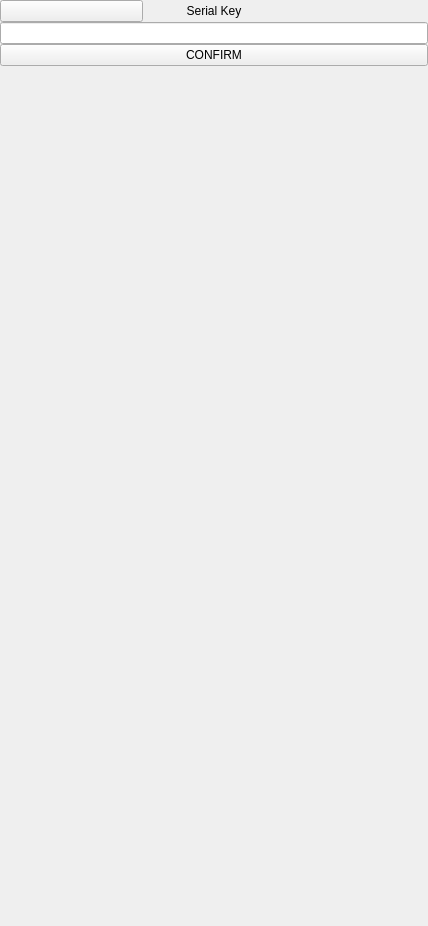
<?xml version="1.0" encoding="UTF-8"?>
<ui version="4.0">
 <class>SerialInput</class>
 <widget class="QWidget" name="SerialInput">
  <property name="geometry">
   <rect>
    <x>0</x>
    <y>0</y>
    <width>428</width>
    <height>926</height>
   </rect>
  </property>
  <property name="windowTitle">
   <string>Form</string>
  </property>
  <layout class="QVBoxLayout" name="verticalLayout">
   <property name="spacing">
    <number>0</number>
   </property>
   <property name="leftMargin">
    <number>0</number>
   </property>
   <property name="topMargin">
    <number>0</number>
   </property>
   <property name="rightMargin">
    <number>0</number>
   </property>
   <property name="bottomMargin">
    <number>0</number>
   </property>
   <item>
    <widget class="KelGuiWidget" name="Background">
     <property name="cssStyle">
      <string>backgroundcolor</string>
     </property>
     <layout class="QHBoxLayout" name="horizontalLayout">
      <property name="spacing">
       <number>0</number>
      </property>
      <property name="leftMargin">
       <number>0</number>
      </property>
      <property name="topMargin">
       <number>0</number>
      </property>
      <property name="rightMargin">
       <number>0</number>
      </property>
      <property name="bottomMargin">
       <number>0</number>
      </property>
      <item>
       <widget class="KelGuiWidget" name="MainWidget">
        <property name="cssStyle">
         <string>base-widget nobackground</string>
        </property>
        <layout class="QVBoxLayout" name="verticalLayout_2">
         <property name="spacing">
          <number>0</number>
         </property>
         <property name="leftMargin">
          <number>0</number>
         </property>
         <property name="topMargin">
          <number>0</number>
         </property>
         <property name="rightMargin">
          <number>0</number>
         </property>
         <property name="bottomMargin">
          <number>0</number>
         </property>
         <item>
          <widget class="KelGuiWidget" name="kelGuiWidget_2">
           <property name="cssStyle">
            <string>serin-top-content-spacer nobackground</string>
           </property>
          </widget>
         </item>
         <item>
          <widget class="KelGuiWidget" name="kelGuiWidget_6">
           <property name="cssStyle">
            <string>nobackground</string>
           </property>
           <layout class="QHBoxLayout" name="horizontalLayout_4">
            <property name="spacing">
             <number>0</number>
            </property>
            <property name="leftMargin">
             <number>0</number>
            </property>
            <property name="topMargin">
             <number>0</number>
            </property>
            <property name="rightMargin">
             <number>0</number>
            </property>
            <property name="bottomMargin">
             <number>0</number>
            </property>
            <item>
             <widget class="KelGuiPushButton" name="btnReturn">
              <property name="style">
               <enum>KelGuiPushButton::Custom</enum>
              </property>
              <property name="custom">
               <url>
                <string>qrc:/gui/ui/asset/ic_close.png</string>
               </url>
              </property>
              <property name="customHover">
               <url>
                <string>qrc:/gui/ui/asset/ic_close.png</string>
               </url>
              </property>
              <property name="customPushed">
               <url>
                <string>qrc:/gui/ui/asset/ic_close.png</string>
               </url>
              </property>
              <property name="cssStyle" stdset="0">
               <string>cwb_close-btn nobackground</string>
              </property>
             </widget>
            </item>
            <item>
             <widget class="KelGuiLabel" name="lTitle">
              <property name="text">
               <string>Serial Key</string>
              </property>
              <property name="alignment">
               <set>Qt::AlignCenter</set>
              </property>
              <property name="cssStyle">
               <string>serin-title-text normalbold font24 darkblue lato noborder nobackground</string>
              </property>
             </widget>
            </item>
            <item>
             <widget class="KelGuiWidget" name="kelGuiWidget_7">
              <property name="cssStyle">
               <string>cwb_close-btn nobackground</string>
              </property>
             </widget>
            </item>
           </layout>
          </widget>
         </item>
         <item>
          <widget class="KelGuiWidget" name="kelGuiWidget_8">
           <property name="cssStyle">
            <string>serin-bottom-content-spacer nobackground</string>
           </property>
          </widget>
         </item>
         <item>
          <widget class="KelGuiSeparator" name="kelGuiSeparator"/>
         </item>
         <item>
          <widget class="KelGuiButton" name="btnSerial">
           <property name="cssStyle">
            <string>cwb_height nobackground noborder</string>
           </property>
           <property name="buttonStyle" stdset="0">
            <enum>KelGuiButton::EditTopMainBottomSub</enum>
           </property>
           <property name="mainText">
            <string>____-____-____-____</string>
           </property>
           <property name="subText">
            <string>insert serial key</string>
           </property>
           <property name="mainCssClass">
            <string>darkblue normalbold font20 nobackground noborder</string>
           </property>
           <property name="subCssClass">
            <string>gray uppercase font12 nobackground noborder</string>
           </property>
           <property name="leftCssClass">
            <string>darkblue normalbold font30 nobackground noborder</string>
           </property>
           <property name="separator">
            <bool>true</bool>
           </property>
          </widget>
         </item>
         <item>
          <widget class="KelGuiLineEdit" name="editSerial">
           <property name="maxLength">
            <number>19</number>
           </property>
           <property name="cssStyle">
            <string>nobackground</string>
           </property>
          </widget>
         </item>
         <item>
          <widget class="KelGuiWidget" name="kelGuiWidget_5">
           <property name="cssStyle">
            <string>serin-top-content-spacer nobackground</string>
           </property>
          </widget>
         </item>
         <item>
          <widget class="KelGuiWidget" name="kelGuiWidget_4">
           <property name="cssStyle">
            <string>nobackground</string>
           </property>
           <layout class="QHBoxLayout" name="horizontalLayout_3">
            <property name="spacing">
             <number>0</number>
            </property>
            <property name="leftMargin">
             <number>0</number>
            </property>
            <property name="topMargin">
             <number>0</number>
            </property>
            <property name="rightMargin">
             <number>0</number>
            </property>
            <property name="bottomMargin">
             <number>0</number>
            </property>
            <item>
             <widget class="KelGuiPushButton" name="btnConfirm">
              <property name="text">
               <string>CONFIRM</string>
              </property>
             </widget>
            </item>
           </layout>
          </widget>
         </item>
         <item>
          <widget class="KelGuiWidget" name="kelGuiWidget_3">
           <property name="sizePolicy">
            <sizepolicy hsizetype="Preferred" vsizetype="Expanding">
             <horstretch>0</horstretch>
             <verstretch>0</verstretch>
            </sizepolicy>
           </property>
           <property name="cssStyle">
            <string>nobackground</string>
           </property>
          </widget>
         </item>
        </layout>
       </widget>
      </item>
     </layout>
    </widget>
   </item>
  </layout>
 </widget>
 <customwidgets>
  <customwidget>
   <class>KelGuiButton</class>
   <extends>QWidget</extends>
   <header>kelguibutton.h</header>
  </customwidget>
  <customwidget>
   <class>KelGuiPushButton</class>
   <extends>QPushButton</extends>
   <header>kelguipushbutton.h</header>
  </customwidget>
  <customwidget>
   <class>KelGuiSeparator</class>
   <extends>QWidget</extends>
   <header>kelguiseparator.h</header>
  </customwidget>
  <customwidget>
   <class>KelGuiLineEdit</class>
   <extends>QLineEdit</extends>
   <header>kelguilineedit.h</header>
  </customwidget>
  <customwidget>
   <class>KelGuiLabel</class>
   <extends>QLabel</extends>
   <header>kelguilabel.h</header>
  </customwidget>
  <customwidget>
   <class>KelGuiWidget</class>
   <extends>QWidget</extends>
   <header>kelguiwidget.h</header>
   <container>1</container>
  </customwidget>
 </customwidgets>
 <resources/>
 <connections/>
</ui>
